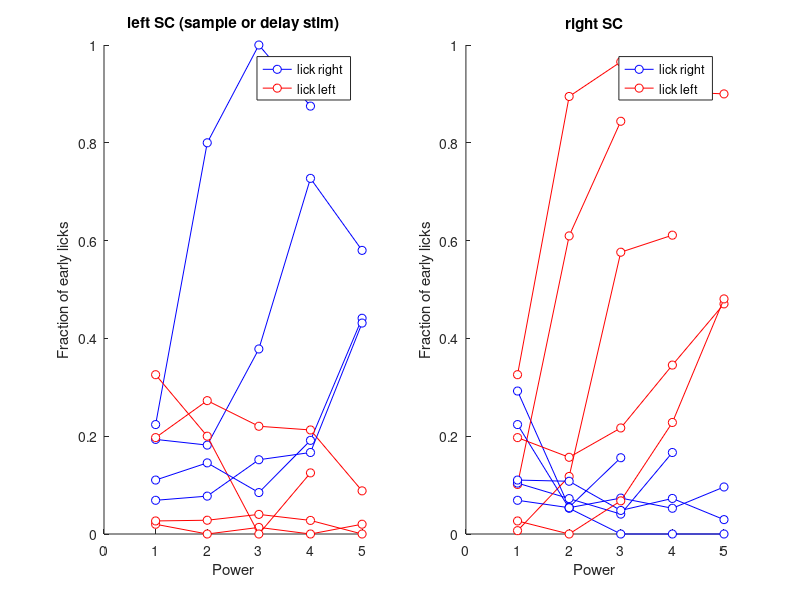
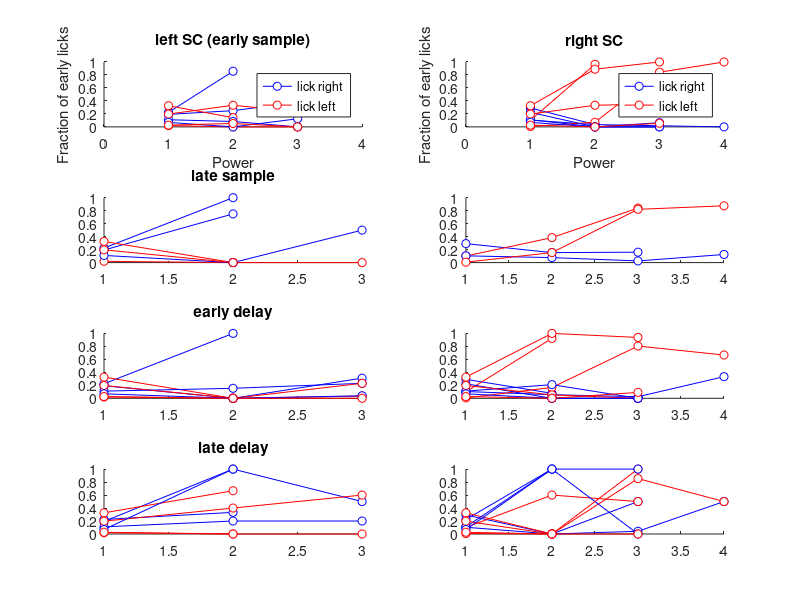
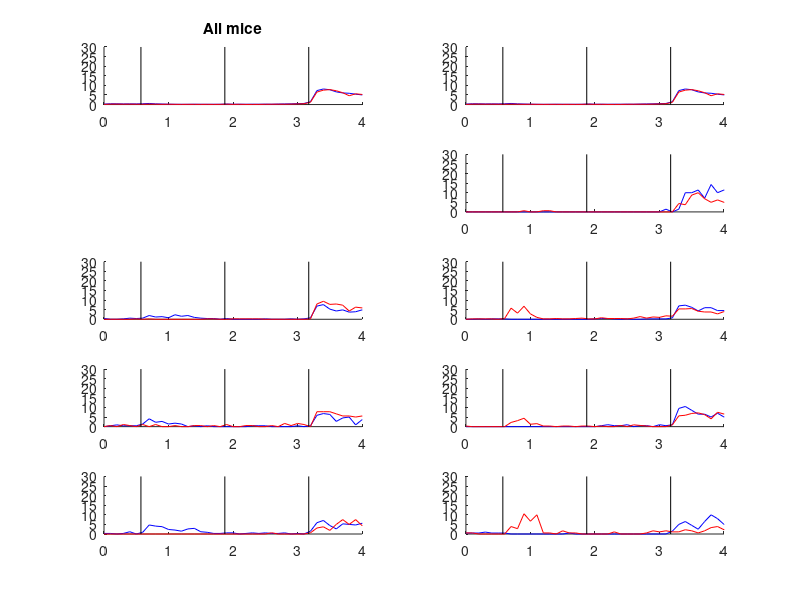
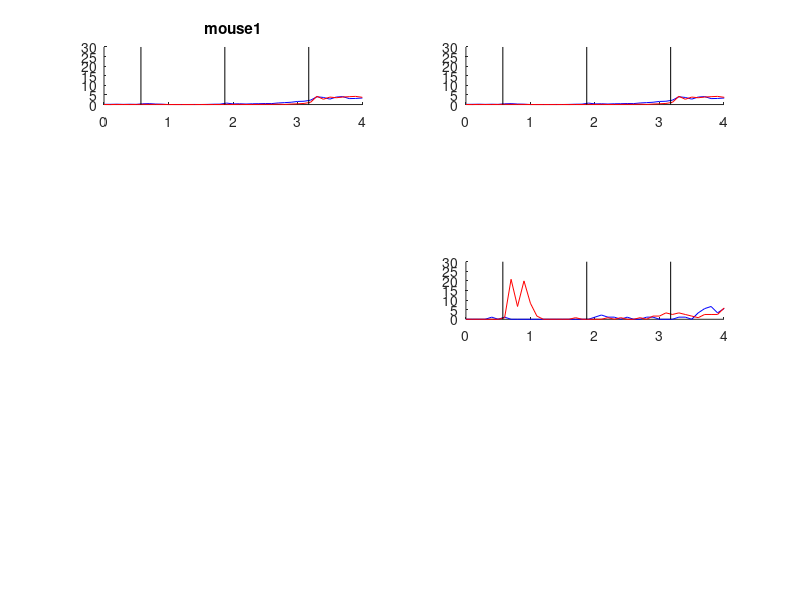

MATLAB code for these plots, in order:
%% Thomas_Yang_et al, 2023 @Nuo Li lab
%% Fig. 1f, lick behavior, unilateral SC photoactivation

clear all
close all

load Figure_1_f_data


%% pooled across sample and delay
figure
for i_mice = 1:n_animals
    
    
    for i_SC_side = 1:2     % 1-leftSC, 2-rightSC
        
        
        X_type = [];
        R_early_lick = [];
        L_early_lick = [];
        n_trials = [];
        for i_aom = [0 .1 .2 .3 .4 .5]
            
            
            % select stim side
            stim_side_selection = (StimSide_allSession==i_SC_side);
            
            
            % lick early
            if i_aom ==0
                trial_selection = (AOM_data_allSession == i_aom & StimTrials_allSession >0 & Session_Index_allSession(:,1)==i_mice);
                
                X_type(end+1,1) = size(X_type,1)+1;
                R_early_lick(end+1,1) = sum(trial_selection & AOM_data_allSession == 0 & StimTrials_allSession >0 & LickEarly_allSession == 1 & Lick_Side_allSession==3)/sum(trial_selection & AOM_data_allSession == 0 & StimTrials_allSession == 1);
                L_early_lick(end+1,1) = sum(trial_selection & AOM_data_allSession == 0 & StimTrials_allSession >0 & LickEarly_allSession == 1 & Lick_Side_allSession==1)/sum(trial_selection & AOM_data_allSession == 0 & StimTrials_allSession == 1);
                n_trials(end+1,1) = sum(trial_selection & AOM_data_allSession == 0 & StimTrials_allSession>0);
            else
                trial_selection = (AOM_data_allSession == i_aom & (Stim_Period_allSession==1 |Stim_Period_allSession==2) & StimTrials_allSession>0 & Session_Index_allSession(:,1)==i_mice);
                if sum(trial_selection & stim_side_selection)>0
                    X_type(end+1,1) = size(X_type,1)+1;
                    R_early_lick(end+1,1) = sum(trial_selection & stim_side_selection & LickEarly_allSession == 1 & Lick_Side_allSession==3)/sum(trial_selection & stim_side_selection);
                    L_early_lick(end+1,1) = sum(trial_selection & stim_side_selection & LickEarly_allSession == 1 & Lick_Side_allSession==1)/sum(trial_selection & stim_side_selection);
                    n_trials(end+1,1) = sum(trial_selection & stim_side_selection);
                end
            end
            
        end
        
        subplot(1,2,i_SC_side); hold on
        if length(n_trials)>1
            plot(X_type,R_early_lick,'-ob','markerfacecolor','w')
            plot(X_type,L_early_lick,'-or','markerfacecolor','w')
        end
        
    end
    
end

subplot(1,2,1); title('left SC (sample or delay stim)')
xlabel('Power')
ylabel('Fraction of early licks')
ylim([0 1])
xlim([0 5])
legend('lick right', 'lick left')

subplot(1,2,2); title('right SC')
xlabel('Power')
ylabel('Fraction of early licks')
ylim([0 1])
xlim([0 5])
legend('lick right', 'lick left')





%% break out sample and delay stim conditions
figure
for i_mice = 1:n_animals
    
    
    for i_stim_epoch = 1:4
        
        for i_SC_side = 1:2     % 1-leftSC, 2-rightSC
            
            
            X_type = [];
            R_early_lick = [];
            L_early_lick = [];
            n_trials = [];
            for i_aom = [0 .1 .2 .3]
                
                % select stim condition (Early late sample delay)
                if i_stim_epoch==1 % early sample
                    stim_epoch_selection = (Stim_Period_allSession==1 & StimDur_allSession ==0.5 & StimOnTime_allSession<1);
                elseif i_stim_epoch==2 % late sample
                    stim_epoch_selection = (Stim_Period_allSession==1 & StimDur_allSession ==0.5 & StimOnTime_allSession>1);
                elseif i_stim_epoch==3 % early delay
                    stim_epoch_selection = (Stim_Period_allSession==2 & StimDur_allSession ==0.5 & StimOnTime_allSession<2);
                elseif i_stim_epoch==4 % late delay
                    stim_epoch_selection = (Stim_Period_allSession==2 & StimDur_allSession ==0.5 & StimOnTime_allSession>2);
                end
                
                
                % select stim side
                stim_side_selection = (StimSide_allSession==i_SC_side);
                
                
                % lick early
                if i_aom ==0
                    trial_selection = (AOM_data_allSession == i_aom & StimTrials_allSession >0 & Session_Index_allSession(:,1)==i_mice);
                    
                    X_type(end+1,1) = size(X_type,1)+1;
                    R_early_lick(end+1,1) = sum(trial_selection & AOM_data_allSession == 0 & StimTrials_allSession >0 & LickEarly_allSession == 1 & Lick_Side_allSession==3)/sum(trial_selection & AOM_data_allSession == 0 & StimTrials_allSession == 1);
                    L_early_lick(end+1,1) = sum(trial_selection & AOM_data_allSession == 0 & StimTrials_allSession >0 & LickEarly_allSession == 1 & Lick_Side_allSession==1)/sum(trial_selection & AOM_data_allSession == 0 & StimTrials_allSession == 1);
                    n_trials(end+1,1) = sum(trial_selection & AOM_data_allSession == 0 & StimTrials_allSession >0);
                else
                    trial_selection = (AOM_data_allSession == i_aom & stim_epoch_selection & StimTrials_allSession >0 & Session_Index_allSession(:,1)==i_mice);
                    if sum(trial_selection & stim_side_selection)>0
                        X_type(end+1,1) = size(X_type,1)+1;
                        R_early_lick(end+1,1) = sum(trial_selection & stim_side_selection & LickEarly_allSession == 1 & Lick_Side_allSession==3)/sum(trial_selection & stim_side_selection);
                        L_early_lick(end+1,1) = sum(trial_selection & stim_side_selection & LickEarly_allSession == 1 & Lick_Side_allSession==1)/sum(trial_selection & stim_side_selection);
                        n_trials(end+1,1) = sum(trial_selection & stim_side_selection);
                    end
                end
                
            end
            
            subplot(4,2,(i_stim_epoch-1)*2+i_SC_side); hold on
            if length(n_trials)>1
                plot(X_type,R_early_lick,'-ob','markerfacecolor','w')
                plot(X_type,L_early_lick,'-or','markerfacecolor','w')
            end
            
        end
    end
    
end

subplot(4,2,1); title('left SC (early sample)')
xlabel('Power')
ylabel('Fraction of early licks')
ylim([0 1])
xlim([0 4])
legend('lick right', 'lick left')

subplot(4,2,2); title('right SC')
xlabel('Power')
ylabel('Fraction of early licks')
ylim([0 1])
xlim([0 4])
legend('lick right', 'lick left')


subplot(4,2,3); title('late sample')
subplot(4,2,5); title('early delay')
subplot(4,2,7); title('late delay')


%% licking temporal histogram, all mice

figure
n_plot = 0;
for i_aom = [0 0.1 0.3 0.4 0.5]
    
    for i_SC_side = 1:2
        
        n_plot = n_plot+1;
        

        % select stim side
        stim_side_selection = (StimSide_allSession==i_SC_side);
        
        % set stim epoch
        stim_epoch_selection = (Stim_Period_allSession==1 & StimOnTime_allSession<1 & StimDur_allSession ==0.5); % early sample
        
        
        % lick early
        if i_aom ==0
            trial_selection = (AOM_data_allSession == i_aom & StimTrials_allSession >0);
        else
            trial_selection = (AOM_data_allSession == i_aom & stim_epoch_selection & StimTrials_allSession >0 & stim_side_selection);
        end
        
        
        if sum(trial_selection)>0
            lick_times_tmp = cell2mat(Lick_Time_allSession(trial_selection));
            lick_times_tmp = lick_times_tmp(lick_times_tmp(:,2)>0,:);
            i_lick_right_tmp = (lick_times_tmp(:,1)==3);  % blue
            i_lick_left_tmp = (lick_times_tmp(:,1)==1);  % red
            
            
            n_trials_right_tmp = sum(trial_selection & R_hit_allSession==1);
            n_trials_left_tmp = sum(trial_selection & L_hit_allSession==1);
            
            subplot(5,2,n_plot); hold on
            [y x] = hist(lick_times_tmp(i_lick_right_tmp,2), 0:.1:5);
            plot(x,y/.1/n_trials_right_tmp,'b')
            [y x] = hist(lick_times_tmp(i_lick_left_tmp,2), 0:.1:5);
            plot(x,y/.1/n_trials_left_tmp,'r')
            line([0.5723 0.5723],[0 30],'color','k')
            line([1.8727  1.8727],[0 30],'color','k')
            line([3.1732 3.1732],[0 30],'color','k')
            xlim([0 4])
            ylim([0 30])
            
            
        end
    end
    
end
subplot(5,2,1); title('All mice')



%% licking temporal histogram, individual mice, early sample stim only

for i_mice = 1:n_animals
    
    figure
    n_plot = 0;
    for i_aom = [0 0.1 0.3 0.4 0.5]
        
        for i_SC_side = 1:2
            
            n_plot = n_plot+1;
            
            
            % select stim side
            stim_side_selection = (StimSide_allSession==i_SC_side);
            
            % set stim epoch
            stim_epoch_selection = (Stim_Period_allSession==1 & StimOnTime_allSession<1 & StimDur_allSession ==0.5); % early sample
            
            
            % lick early
            if i_aom ==0
                trial_selection = (AOM_data_allSession == i_aom & StimTrials_allSession >0 & Session_Index_allSession(:,1)==i_mice & (R_hit_allSession==1 | L_hit_allSession==1));
            else
                trial_selection = (AOM_data_allSession == i_aom & stim_epoch_selection & StimTrials_allSession >0 & stim_side_selection & Session_Index_allSession(:,1)==i_mice);
            end
            
            
            if sum(trial_selection)>0
                lick_times_tmp = cell2mat(Lick_Time_allSession(trial_selection));
                lick_times_tmp = lick_times_tmp(lick_times_tmp(:,2)>0,:);
                i_lick_right_tmp = (lick_times_tmp(:,1)==3);  % blue
                i_lick_left_tmp = (lick_times_tmp(:,1)==1);  % red
                
                
                n_trials_right_tmp = sum(trial_selection & R_hit_allSession==1);
                n_trials_left_tmp = sum(trial_selection & L_hit_allSession==1);
                
                subplot(5,2,n_plot); hold on
                [y x] = hist(lick_times_tmp(i_lick_right_tmp,2), 0:.1:5);
                plot(x,y/.1/n_trials_right_tmp,'b')
                [y x] = hist(lick_times_tmp(i_lick_left_tmp,2), 0:.1:5);
                plot(x,y/.1/n_trials_left_tmp,'r')
                line([0.5723 0.5723],[0 30],'color','k')
                line([1.8727  1.8727],[0 30],'color','k')
                line([3.1732 3.1732],[0 30],'color','k')
                xlim([0 4])
                ylim([0 30])
                
                
            end
        end
        
    end
    subplot(5,2,1); title(['mouse',num2str(i_mice)])

end




%% pooled across sample and delay
figure; hold on
for i_mice = 1:n_animals
    
    
    X_type = [];
    R_early_lick = [];
    L_early_lick = [];
    n_trials = [];
    for i_aom = [0 .1 .2 .3 .4 .5]
        
        % invert the trial type based on stimulated SC
        i_select_leftSC = find(StimSide_allSession==1);
        i_select_rightSC = find(StimSide_allSession==2);
        
        Lick_ContraIpsi_allSession(i_select_leftSC,:)  = Lick_Side_allSession(i_select_leftSC);
        Lick_ContraIpsi_allSession(i_select_rightSC,:) = -(Lick_Side_allSession(i_select_rightSC)-2)+2;
        
        % select stim side
        stim_side_selection = (StimSide_allSession==i_SC_side);
        
        
        % lick early
        if i_aom ==0
            trial_selection = (AOM_data_allSession == i_aom & StimTrials_allSession >0 & Session_Index_allSession(:,1)==i_mice);
            
            X_type(end+1,1) = size(X_type,1)+1;
            R_early_lick(end+1,1) = sum(trial_selection & AOM_data_allSession == 0 & StimTrials_allSession >0 & LickEarly_allSession == 1 & Lick_ContraIpsi_allSession==3)/sum(trial_selection & AOM_data_allSession == 0 & StimTrials_allSession == 1);
            L_early_lick(end+1,1) = sum(trial_selection & AOM_data_allSession == 0 & StimTrials_allSession >0 & LickEarly_allSession == 1 & Lick_ContraIpsi_allSession==1)/sum(trial_selection & AOM_data_allSession == 0 & StimTrials_allSession == 1);
            n_trials(end+1,1) = sum(trial_selection & AOM_data_allSession == 0 & StimTrials_allSession>0);
        else
            trial_selection = (AOM_data_allSession == i_aom & (Stim_Period_allSession==1 |Stim_Period_allSession==2) & StimTrials_allSession>0 & Session_Index_allSession(:,1)==i_mice);
            if sum(trial_selection & stim_side_selection)>0
                X_type(end+1,1) = size(X_type,1)+1;
                R_early_lick(end+1,1) = sum(trial_selection & stim_side_selection & LickEarly_allSession == 1 & Lick_ContraIpsi_allSession==3)/sum(trial_selection & stim_side_selection);
                L_early_lick(end+1,1) = sum(trial_selection & stim_side_selection & LickEarly_allSession == 1 & Lick_ContraIpsi_allSession==1)/sum(trial_selection & stim_side_selection);
                n_trials(end+1,1) = sum(trial_selection & stim_side_selection);
            end
        end
        
    end
    
    if length(n_trials)>1
        plot(X_type,R_early_lick,'-b');%,'markerfacecolor','w')
        plot(X_type,L_early_lick,'-r');%,'markerfacecolor','w')
    end
    
end
   
title('both SC hemi (sample or delay stim)')
xlabel('Power')
ylabel('Fraction of early licks')
ylim([0 1])
xlim([0 6])
legend('lick contra', 'lick ipsi')

